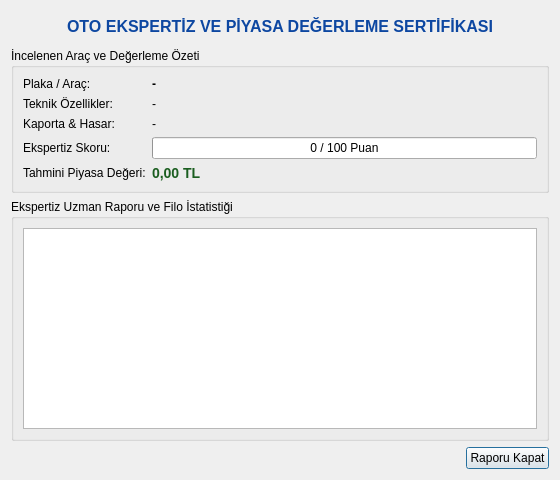
<?xml version="1.0" encoding="UTF-8"?>
<ui version="4.0">
 <class>EkspertizRaporDialog</class>
 <widget class="QDialog" name="EkspertizRaporDialog">
  <property name="geometry">
   <rect>
    <x>0</x>
    <y>0</y>
    <width>560</width>
    <height>480</height>
   </rect>
  </property>
  <property name="windowTitle">
   <string>Detaylı Ekspertiz Sertifikası ve Değerleme Raporu (.ui)</string>
  </property>
  <layout class="QVBoxLayout" name="verticalLayout">
   <item>
    <widget class="QLabel" name="lbl_rapor_baslik">
     <property name="styleSheet">
      <string notr="true">font-size: 16px; font-weight: bold; color: #0d47a1; padding: 6px;</string>
     </property>
     <property name="text">
      <string>OTO EKSPERTİZ VE PİYASA DEĞERLEME SERTİFİKASI</string>
     </property>
     <property name="alignment">
      <set>Qt::AlignCenter</set>
     </property>
    </widget>
   </item>
   <item>
    <widget class="QGroupBox" name="grp_arac_bilgi">
     <property name="title">
      <string>İncelenen Araç ve Değerleme Özeti</string>
     </property>
     <layout class="QFormLayout" name="formLayout">
      <item row="0" column="0">
       <widget class="QLabel" name="label_1">
        <property name="text">
         <string>Plaka / Araç:</string>
        </property>
       </widget>
      </item>
      <item row="0" column="1">
       <widget class="QLabel" name="lbl_arac_kimlik">
        <property name="styleSheet">
         <string notr="true">font-weight: bold;</string>
        </property>
        <property name="text">
         <string>-</string>
        </property>
       </widget>
      </item>
      <item row="1" column="0">
       <widget class="QLabel" name="label_2">
        <property name="text">
         <string>Teknik Özellikler:</string>
        </property>
       </widget>
      </item>
      <item row="1" column="1">
       <widget class="QLabel" name="lbl_teknik_detay">
        <property name="text">
         <string>-</string>
        </property>
       </widget>
      </item>
      <item row="2" column="0">
       <widget class="QLabel" name="label_3">
        <property name="text">
         <string>Kaporta &amp; Hasar:</string>
        </property>
       </widget>
      </item>
      <item row="2" column="1">
       <widget class="QLabel" name="lbl_kaporta_ozet">
        <property name="text">
         <string>-</string>
        </property>
       </widget>
      </item>
      <item row="3" column="0">
       <widget class="QLabel" name="label_4">
        <property name="text">
         <string>Ekspertiz Skoru:</string>
        </property>
       </widget>
      </item>
      <item row="3" column="1">
       <widget class="QProgressBar" name="prg_ekspertiz_skor">
        <property name="value">
         <number>0</number>
        </property>
        <property name="format">
         <string>%p / 100 Puan</string>
        </property>
       </widget>
      </item>
      <item row="4" column="0">
       <widget class="QLabel" name="label_5">
        <property name="text">
         <string>Tahmini Piyasa Değeri:</string>
        </property>
       </widget>
      </item>
      <item row="4" column="1">
       <widget class="QLabel" name="lbl_tahmini_fiyat">
        <property name="styleSheet">
         <string notr="true">font-size: 14px; font-weight: bold; color: #1b5e20;</string>
        </property>
        <property name="text">
         <string>0,00 TL</string>
        </property>
       </widget>
      </item>
     </layout>
    </widget>
   </item>
   <item>
    <widget class="QGroupBox" name="grp_detayli_analiz">
     <property name="title">
      <string>Ekspertiz Uzman Raporu ve Filo İstatistiği</string>
     </property>
     <layout class="QVBoxLayout" name="verticalLayout_2">
      <item>
       <widget class="QTextEdit" name="txt_rapor_detay">
        <property name="readOnly">
         <bool>true</bool>
        </property>
       </widget>
      </item>
     </layout>
    </widget>
   </item>
   <item>
    <layout class="QHBoxLayout" name="horizontalLayout">
     <item>
      <spacer name="horizontalSpacer">
       <property name="orientation">
        <enum>Qt::Horizontal</enum>
       </property>
       <property name="sizeHint" stdset="0">
        <size>
         <width>40</width>
         <height>20</height>
        </size>
       </property>
      </spacer>
     </item>
     <item>
      <widget class="QPushButton" name="btn_rapor_kapat">
       <property name="text">
        <string>Raporu Kapat</string>
       </property>
      </widget>
     </item>
    </layout>
   </item>
  </layout>
 </widget>
 <resources/>
 <connections/>
</ui>
